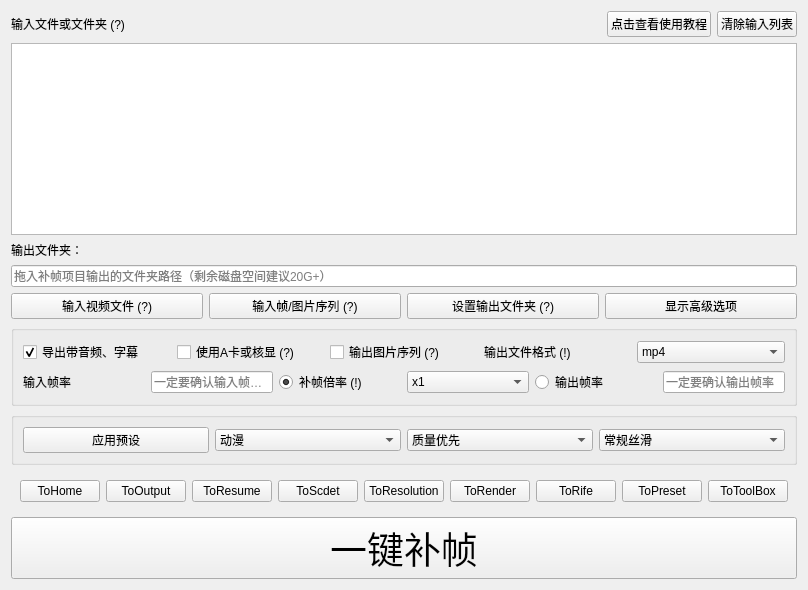
             <widget class="QWidget" name="InputArea" native="true">
              <layout class="QGridLayout" name="gridLayout">
               <item row="3" column="0">
                <widget class="QLabel" name="OutputLabel">
                 <property name="sizePolicy">
                  <sizepolicy hsizetype="Preferred" vsizetype="Fixed">
                   <horstretch>0</horstretch>
                   <verstretch>0</verstretch>
                  </sizepolicy>
                 </property>
                 <property name="text">
                  <string>输出文件夹：</string>
                 </property>
                </widget>
               </item>
               <item row="12" column="0">
                <widget class="QPushButton" name="AllInOne">
                 <property name="sizePolicy">
                  <sizepolicy hsizetype="Minimum" vsizetype="Fixed">
                   <horstretch>0</horstretch>
                   <verstretch>0</verstretch>
                  </sizepolicy>
                 </property>
                 <property name="font">
                  <font>
                   <family>Abril Fatface</family>
                   <pointsize>28</pointsize>
                  </font>
                 </property>
                 <property name="text">
                  <string>一键补帧</string>
                 </property>
                </widget>
               </item>
               <item row="9" column="0">
                <widget class="QGroupBox" name="groupBox">
                 <property name="title">
                  <string/>
                 </property>
                 <layout class="QGridLayout" name="gridLayout_14">
                  <item row="0" column="0">
                   <layout class="QGridLayout" name="gridLayout_9">
                    <item row="1" column="1">
                     <widget class="QCheckBox" name="UseNCNNButton">
                      <property name="sizePolicy">
                       <sizepolicy hsizetype="Preferred" vsizetype="Fixed">
                        <horstretch>0</horstretch>
                        <verstretch>0</verstretch>
                       </sizepolicy>
                      </property>
                      <property name="toolTip">
                       <string>&lt;html&gt;&lt;head/&gt;&lt;body&gt;&lt;p&gt;强制使用检测到的A卡或核显进行补帧任务&lt;/p&gt;&lt;/body&gt;&lt;/html&gt;</string>
                      </property>
                      <property name="text">
                       <string>使用A卡或核显 (?)</string>
                      </property>
                     </widget>
                    </item>
                    <item row="1" column="3">
                     <widget class="QLabel" name="label_12">
                      <property name="sizePolicy">
                       <sizepolicy hsizetype="Preferred" vsizetype="Fixed">
                        <horstretch>0</horstretch>
                        <verstretch>0</verstretch>
                       </sizepolicy>
                      </property>
                      <property name="toolTip">
                       <string>&lt;html&gt;&lt;head/&gt;&lt;body&gt;&lt;p&gt;&lt;span style=&quot; font-weight:600;&quot;&gt;如果音频合并出现问题，请尝试更换输出文件格式&lt;/span&gt;&lt;/p&gt;&lt;p&gt;&lt;span style=&quot; font-weight:600;&quot;&gt;mov&lt;/span&gt;兼容大多数音视频轨，但对字幕轨兼容不太好；&lt;/p&gt;&lt;p&gt;&lt;span style=&quot; font-weight:600;&quot;&gt;mkv&lt;/span&gt;兼容大多数字幕轨，但不支持pcm音频输出（这种情况请改为mov）&lt;/p&gt;&lt;p&gt;&lt;span style=&quot; font-weight:600;&quot;&gt;mp4&lt;/span&gt;支持流式传输，不支持truehd、dts等特种音频格式包装&lt;/p&gt;&lt;p&gt;&lt;span style=&quot; font-weight:600;&quot;&gt;请尽量使用输入的文件格式&lt;/span&gt;&lt;/p&gt;&lt;/body&gt;&lt;/html&gt;</string>
                      </property>
                      <property name="text">
                       <string>输出文件格式 (!)</string>
                      </property>
                      <property name="alignment">
                       <set>Qt::AlignLeading|Qt::AlignLeft|Qt::AlignVCenter</set>
                      </property>
                     </widget>
                    </item>
                    <item row="1" column="0">
                     <widget class="QCheckBox" name="SaveAudioChecker">
                      <property name="sizePolicy">
                       <sizepolicy hsizetype="Preferred" vsizetype="Fixed">
                        <horstretch>0</horstretch>
                        <verstretch>0</verstretch>
                       </sizepolicy>
                      </property>
                      <property name="text">
                       <string>导出带音频、字幕</string>
                      </property>
                      <property name="checked">
                       <bool>true</bool>
                      </property>
                     </widget>
                    </item>
                    <item row="1" column="2">
                     <widget class="QCheckBox" name="ImgOutputChecker">
                      <property name="sizePolicy">
                       <sizepolicy hsizetype="Preferred" vsizetype="Fixed">
                        <horstretch>0</horstretch>
                        <verstretch>0</verstretch>
                       </sizepolicy>
                      </property>
                      <property name="toolTip">
                       <string>&lt;html&gt;&lt;head/&gt;&lt;body&gt;&lt;p&gt;输出图片序列，输出格式支持png、tiff等&lt;/p&gt;&lt;p&gt;&lt;span style=&quot; font-weight:600;&quot;&gt;命名格式:0&amp;gt;8d,如 00000008.png&lt;/span&gt;&lt;/p&gt;&lt;/body&gt;&lt;/html&gt;</string>
                      </property>
                      <property name="text">
                       <string>输出图片序列 (?)</string>
                      </property>
                     </widget>
                    </item>
                    <item row="5" column="2">
                     <layout class="QHBoxLayout" name="horizontalLayout_6">
                      <property name="sizeConstraint">
                       <enum>QLayout::SetMaximumSize</enum>
                      </property>
                     </layout>
                    </item>
                    <item row="1" column="4">
                     <widget class="MyComboBox" name="ExtSelector">
                      <property name="sizePolicy">
                       <sizepolicy hsizetype="Preferred" vsizetype="Fixed">
                        <horstretch>0</horstretch>
                        <verstretch>0</verstretch>
                       </sizepolicy>
                      </property>
                      <property name="toolTip">
                       <string>&lt;html&gt;&lt;head/&gt;&lt;body&gt;&lt;p&gt;如果音频合并出现问题，请尝试更换输出文件格式&lt;/p&gt;&lt;p&gt;&lt;span style=&quot; font-weight:600;&quot;&gt;mov&lt;/span&gt;兼容大多数音视频轨，但对字幕轨兼容不太好；&lt;/p&gt;&lt;p&gt;&lt;span style=&quot; font-weight:600;&quot;&gt;mkv&lt;/span&gt;兼容大多数字幕轨，但不支持pcm音频输出&lt;span style=&quot; font-weight:600;&quot;&gt;（这种情况请改为mov）&lt;/span&gt;&lt;/p&gt;&lt;p&gt;&lt;span style=&quot; font-weight:600;&quot;&gt;mp4&lt;/span&gt;支持流式传输，不支持truehd、dts等特种音频格式包装&lt;/p&gt;&lt;/body&gt;&lt;/html&gt;</string>
                      </property>
                      <item>
                       <property name="text">
                        <string>mp4</string>
                       </property>
                      </item>
                      <item>
                       <property name="text">
                        <string>mkv</string>
                       </property>
                      </item>
                      <item>
                       <property name="text">
                        <string>mov</string>
                       </property>
                      </item>
                     </widget>
                    </item>
                   </layout>
                  </item>
                  <item row="1" column="0">
                   <layout class="QHBoxLayout" name="horizontalLayout">
                    <item>
                     <widget class="QLabel" name="InputFPSReminder">
                      <property name="sizePolicy">
                       <sizepolicy hsizetype="Preferred" vsizetype="Fixed">
                        <horstretch>0</horstretch>
                        <verstretch>0</verstretch>
                       </sizepolicy>
                      </property>
                      <property name="text">
                       <string>输入帧率</string>
                      </property>
                      <property name="alignment">
                       <set>Qt::AlignLeading|Qt::AlignLeft|Qt::AlignVCenter</set>
                      </property>
                     </widget>
                    </item>
                    <item>
                     <widget class="MyLineWidget" name="InputFPS">
                      <property name="sizePolicy">
                       <sizepolicy hsizetype="Preferred" vsizetype="Fixed">
                        <horstretch>0</horstretch>
                        <verstretch>0</verstretch>
                       </sizepolicy>
                      </property>
                      <property name="dragEnabled">
                       <bool>true</bool>
                      </property>
                      <property name="placeholderText">
                       <string>一定要确认输入帧率！</string>
                      </property>
                     </widget>
                    </item>
                    <item>
                     <widget class="QRadioButton" name="InterpExpReminder">
                      <property name="toolTip">
                       <string>&lt;html&gt;&lt;head/&gt;&lt;body&gt;&lt;p&gt;1. 输入为视频，输出为视频或图片序列：实际输出帧率以&lt;span style=&quot; font-weight:600;&quot;&gt;输出帧率&lt;/span&gt;为准，与补帧倍率无关：&lt;/p&gt;&lt;p&gt;一个长度为1s的24fps输入视频在补帧倍率为x2，输出帧率为60的情况下，会输出&lt;span style=&quot; font-weight:600;&quot;&gt;60fps的视频或者60张图片&lt;/span&gt;；&lt;/p&gt;&lt;p&gt;&lt;br/&gt;&lt;/p&gt;&lt;p&gt;2. 输入为图片序列，输出为视频：每张输入图片会&lt;span style=&quot; font-weight:600;&quot;&gt;按照补帧倍率重复N次&lt;/span&gt;，再输入到软件进行补帧，并被压制为&lt;span style=&quot; font-weight:600;&quot;&gt;输出帧率&lt;/span&gt;：&lt;/p&gt;&lt;p&gt;一个24fps，有24张图片的图片序列在补帧倍率为x2，输出帧率为60的情况下，会输出60fps的视频，且&lt;span style=&quot; font-weight:600;&quot;&gt;大于48fps的部分为重复帧&lt;/span&gt;；&lt;/p&gt;&lt;p&gt;&lt;br/&gt;&lt;/p&gt;&lt;p&gt;3. 输入为图片序列，输出为图片序列：每张输入图片会&lt;span style=&quot; font-weight:600;&quot;&gt;按照补帧倍率重复N次&lt;/span&gt;，并按照补帧倍率输出：&lt;/p&gt;&lt;p&gt;一个24fps，有24张图片的图片序列在补帧倍率为x2，输出帧率为60的情况下，会&lt;span style=&quot; font-weight:600;&quot;&gt;输出48张图片&lt;/span&gt;&lt;/p&gt;&lt;/body&gt;&lt;/html&gt;</string>
                      </property>
                      <property name="text">
                       <string>补帧倍率 (!)</string>
                      </property>
                      <property name="checked">
                       <bool>true</bool>
                      </property>
                     </widget>
                    </item>
                    <item>
                     <widget class="MyComboBox" name="ExpSelecter">
                      <property name="sizePolicy">
                       <sizepolicy hsizetype="Preferred" vsizetype="Fixed">
                        <horstretch>0</horstretch>
                        <verstretch>0</verstretch>
                       </sizepolicy>
                      </property>
                      <property name="toolTip">
                       <string>&lt;html&gt;&lt;head/&gt;&lt;body&gt;&lt;p&gt;在输出图片序列时，将按照此处设置的补帧倍率对图片序列补帧并输出&lt;/p&gt;&lt;p&gt;输入为图片序列且输出为视频时，软件将按照补帧倍率倍帧后进行补帧，并按照右侧的输出帧率输出视频&lt;/p&gt;&lt;/body&gt;&lt;/html&gt;</string>
                      </property>
                      <item>
                       <property name="text">
                        <string>x1</string>
                       </property>
                      </item>
                      <item>
                       <property name="text">
                        <string>x2</string>
                       </property>
                      </item>
                      <item>
                       <property name="text">
                        <string>x4</string>
                       </property>
                      </item>
                      <item>
                       <property name="text">
                        <string>x8</string>
                       </property>
                      </item>
                      <item>
                       <property name="text">
                        <string>x16</string>
                       </property>
                      </item>
                      <item>
                       <property name="text">
                        <string>x32</string>
                       </property>
                      </item>
                      <item>
                       <property name="text">
                        <string>x64</string>
                       </property>
                      </item>
                     </widget>
                    </item>
                    <item>
                     <widget class="QRadioButton" name="OutputFPSReminder">
                      <property name="text">
                       <string>输出帧率</string>
                      </property>
                      <property name="checked">
                       <bool>false</bool>
                      </property>
                     </widget>
                    </item>
                    <item>
                     <widget class="MyLineWidget" name="OutputFPS">
                      <property name="enabled">
                       <bool>true</bool>
                      </property>
                      <property name="sizePolicy">
                       <sizepolicy hsizetype="Minimum" vsizetype="Fixed">
                        <horstretch>0</horstretch>
                        <verstretch>0</verstretch>
                       </sizepolicy>
                      </property>
                      <property name="dragEnabled">
                       <bool>true</bool>
                      </property>
                      <property name="placeholderText">
                       <string>一定要确认输出帧率</string>
                      </property>
                     </widget>
                    </item>
                   </layout>
                  </item>
                 </layout>
                </widget>
               </item>
               <item row="8" column="0">
                <layout class="QHBoxLayout" name="horizontalLayout_12">
                 <item>
                  <widget class="QPushButton" name="InputButton">
                   <property name="sizePolicy">
                    <sizepolicy hsizetype="Minimum" vsizetype="Fixed">
                     <horstretch>0</horstretch>
                     <verstretch>0</verstretch>
                    </sizepolicy>
                   </property>
                   <property name="toolTip">
                    <string>&lt;html&gt;&lt;head/&gt;&lt;body&gt;&lt;p&gt;（支持批处理）&lt;/p&gt;&lt;/body&gt;&lt;/html&gt;</string>
                   </property>
                   <property name="text">
                    <string>输入视频文件 (?)</string>
                   </property>
                  </widget>
                 </item>
                 <item>
                  <widget class="QPushButton" name="InputDirButton">
                   <property name="sizePolicy">
                    <sizepolicy hsizetype="Minimum" vsizetype="Fixed">
                     <horstretch>0</horstretch>
                     <verstretch>0</verstretch>
                    </sizepolicy>
                   </property>
                   <property name="toolTip">
                    <string>&lt;html&gt;&lt;head/&gt;&lt;body&gt;&lt;p&gt;&lt;span style=&quot; font-weight:600;&quot;&gt;不支持交错或带有透明通道的图片&lt;/span&gt;&lt;/p&gt;&lt;p&gt;如要求输入有序，文件命名&lt;span style=&quot; font-weight:600;&quot;&gt;应等长&lt;/span&gt;，如&lt;br/&gt;input_0001.png, input_0002.png, ...&lt;/p&gt;&lt;p&gt;以下输入不保证输入有序：&lt;/p&gt;&lt;p&gt;1.png, 2.png, ..., 10.png, 11.png&lt;/p&gt;&lt;p&gt;应改为：&lt;/p&gt;&lt;p&gt;01.png, 02.png, ..., 10.png&lt;/p&gt;&lt;/body&gt;&lt;/html&gt;</string>
                   </property>
                   <property name="text">
                    <string>输入帧/图片序列 (?)</string>
                   </property>
                  </widget>
                 </item>
                 <item>
                  <widget class="QPushButton" name="OutputButton">
                   <property name="sizePolicy">
                    <sizepolicy hsizetype="Minimum" vsizetype="Fixed">
                     <horstretch>0</horstretch>
                     <verstretch>0</verstretch>
                    </sizepolicy>
                   </property>
                   <property name="toolTip">
                    <string>&lt;html&gt;&lt;head/&gt;&lt;body&gt;&lt;p&gt;当输出为图片序列，最终输出位置为指定输出文件夹&lt;span style=&quot; font-weight:600;&quot;&gt;内&lt;/span&gt;一个带有&lt;span style=&quot; font-weight:600;&quot;&gt;输入文件夹名称&lt;/span&gt;的子文件夹&lt;/p&gt;&lt;/body&gt;&lt;/html&gt;</string>
                   </property>
                   <property name="text">
                    <string>设置输出文件夹 (?)</string>
                   </property>
                  </widget>
                 </item>
                 <item>
                  <widget class="QPushButton" name="ShowAdvance">
                   <property name="text">
                    <string>显示高级选项</string>
                   </property>
                  </widget>
                 </item>
                </layout>
               </item>
               <item row="2" column="0">
                <widget class="MyListWidget" name="InputFileName">
                 <property name="sizePolicy">
                  <sizepolicy hsizetype="Preferred" vsizetype="Expanding">
                   <horstretch>0</horstretch>
                   <verstretch>0</verstretch>
                  </sizepolicy>
                 </property>
                 <property name="toolTip">
                  <string>&lt;html&gt;&lt;head/&gt;&lt;body&gt;&lt;p&gt;&lt;span style=&quot; font-weight:600;&quot;&gt;“-”&lt;/span&gt;号为删除当前任务条目（Remove）&lt;/p&gt;&lt;p&gt;&lt;span style=&quot; font-weight:600;&quot;&gt;“+”&lt;/span&gt;号为以当前任务条目为基础复制生成相同任务（Duplicate）&lt;/p&gt;&lt;/body&gt;&lt;/html&gt;</string>
                 </property>
                 <property name="midLineWidth">
                  <number>-6</number>
                 </property>
                 <property name="sizeAdjustPolicy">
                  <enum>QAbstractScrollArea::AdjustIgnored</enum>
                 </property>
                 <property name="tabKeyNavigation">
                  <bool>true</bool>
                 </property>
                 <property name="dragEnabled">
                  <bool>true</bool>
                 </property>
                 <property name="dragDropOverwriteMode">
                  <bool>true</bool>
                 </property>
                 <property name="dragDropMode">
                  <enum>QAbstractItemView::DragDrop</enum>
                 </property>
                 <property name="alternatingRowColors">
                  <bool>false</bool>
                 </property>
                 <property name="viewMode">
                  <enum>QListView::ListMode</enum>
                 </property>
                </widget>
               </item>
               <item row="4" column="0">
                <widget class="MyLineWidget" name="OutputFolder">
                 <property name="sizePolicy">
                  <sizepolicy hsizetype="Expanding" vsizetype="Fixed">
                   <horstretch>0</horstretch>
                   <verstretch>0</verstretch>
                  </sizepolicy>
                 </property>
                 <property name="dragEnabled">
                  <bool>true</bool>
                 </property>
                 <property name="placeholderText">
                  <string>拖入补帧项目输出的文件夹路径（剩余磁盘空间建议20G+）</string>
                 </property>
                </widget>
               </item>
               <item row="0" column="0">
                <layout class="QHBoxLayout" name="horizontalLayout_7">
                 <item>
                  <widget class="QLabel" name="InputLabel">
                   <property name="sizePolicy">
                    <sizepolicy hsizetype="Expanding" vsizetype="Fixed">
                     <horstretch>0</horstretch>
                     <verstretch>0</verstretch>
                    </sizepolicy>
                   </property>
                   <property name="toolTip">
                    <string>&lt;html&gt;&lt;head/&gt;&lt;body&gt;&lt;p&gt;条目勾亮说明设置已保存&lt;/p&gt;&lt;p&gt;点击条目以保存设置&lt;span style=&quot; font-weight:600;&quot;&gt;（无需点勾）&lt;/span&gt;&lt;/p&gt;&lt;p&gt;&lt;span style=&quot; font-weight:600;&quot;&gt;内测/专业版支持任务队列&lt;/span&gt;&lt;/p&gt;&lt;/body&gt;&lt;/html&gt;</string>
                   </property>
                   <property name="text">
                    <string>输入文件或文件夹 (?)</string>
                   </property>
                  </widget>
                 </item>
                 <item>
                  <widget class="QPushButton" name="tutorialLinkButton">
                   <property name="text">
                    <string>点击查看使用教程</string>
                   </property>
                  </widget>
                 </item>
                 <item>
                  <widget class="QPushButton" name="ClearInputButton">
                   <property name="text">
                    <string>清除输入列表</string>
                   </property>
                  </widget>
                 </item>
                </layout>
               </item>
               <item row="10" column="0">
                <widget class="QGroupBox" name="SettingsPresetGroup">
                 <property name="title">
                  <string/>
                 </property>
                 <layout class="QGridLayout" name="gridLayout_35">
                  <item row="0" column="3">
                   <widget class="MyComboBox" name="SettingsPresetsFluency">
                    <item>
                     <property name="text">
                      <string>常规丝滑</string>
                     </property>
                    </item>
                    <item>
                     <property name="text">
                      <string>加强丝滑</string>
                     </property>
                    </item>
                    <item>
                     <property name="text">
                      <string>极致丝滑</string>
                     </property>
                    </item>
                   </widget>
                  </item>
                  <item row="0" column="0">
                   <widget class="QPushButton" name="SettingsPresetsApplyButton">
                    <property name="text">
                     <string>应用预设</string>
                    </property>
                   </widget>
                  </item>
                  <item row="0" column="1">
                   <widget class="MyComboBox" name="SettingsPresetsInputs">
                    <item>
                     <property name="text">
                      <string>动漫</string>
                     </property>
                    </item>
                    <item>
                     <property name="text">
                      <string>真人</string>
                     </property>
                    </item>
                   </widget>
                  </item>
                  <item row="0" column="2">
                   <widget class="MyComboBox" name="SettingsPresetsSQ">
                    <item>
                     <property name="text">
                      <string>质量优先</string>
                     </property>
                    </item>
                    <item>
                     <property name="text">
                      <string>常规质量</string>
                     </property>
                    </item>
                    <item>
                     <property name="text">
                      <string>速度优先</string>
                     </property>
                    </item>
                    <item>
                     <property name="text">
                      <string>极致速度</string>
                     </property>
                    </item>
                   </widget>
                  </item>
                 </layout>
                </widget>
               </item>
               <item row="11" column="0">
                <widget class="QWidget" name="ShortCutGroup" native="true">
                 <layout class="QGridLayout" name="ShortCutLayout">
                  <item row="0" column="7">
                   <widget class="QPushButton" name="presetActionButton">
                    <property name="text">
                     <string>ToPreset</string>
                    </property>
                    <property name="shortcut">
                     <string>Ctrl+8</string>
                    </property>
                   </widget>
                  </item>
                  <item row="0" column="4">
                   <widget class="QPushButton" name="resolutionActionButton">
                    <property name="text">
                     <string>ToResolution</string>
                    </property>
                    <property name="shortcut">
                     <string>Ctrl+5</string>
                    </property>
                   </widget>
                  </item>
                  <item row="0" column="0">
                   <widget class="QPushButton" name="homeActionButton">
                    <property name="toolTip">
                     <string>&lt;html&gt;&lt;head/&gt;&lt;body&gt;&lt;p&gt;&lt;span style=&quot; font-size:12pt; color:#000000;&quot;&gt;本软件 &lt;/span&gt;&lt;span style=&quot; font-size:12pt; font-style:italic; color:#000000;&quot;&gt;Squirrel Video Frame Interpolation&lt;/span&gt;&lt;/p&gt;&lt;p&gt;&lt;span style=&quot; color:#000000;&quot;&gt;是基于&lt;/span&gt;&lt;span style=&quot; font-weight:600; color:#000000;&quot;&gt;RIFE: Real-Time Intermediate Flow Estimation for Video Frame Interpolation&lt;/span&gt;&lt;span style=&quot; color:#000000;&quot;&gt; AI补帧算法的可视化图形界面集成.&lt;/span&gt;&lt;/p&gt;&lt;p&gt;&lt;span style=&quot; font-weight:600; color:#000000;&quot;&gt;RIFE算法作者&lt;/span&gt;&lt;span style=&quot; color:#000000;&quot;&gt; Zhewei Huang, Tianyuan Zhang, Wen Heng, Boxin Shi, Shuchang Zhou &lt;/span&gt;&lt;/p&gt;&lt;p&gt;&lt;span style=&quot; color:#000000;&quot;&gt;https://github.com/hzwer/arXiv2020-RIFE&lt;/span&gt;&lt;/p&gt;&lt;p&gt;&lt;span style=&quot; font-weight:600; color:#000000;&quot;&gt;SVFI作者&lt;/span&gt;&lt;span style=&quot; color:#000000;&quot;&gt; YiWeiHuang-stack, Justin62628, 穆氏, Misaka, NULL204, ABlyh-LEO&lt;/span&gt;&lt;/p&gt;&lt;p&gt;&lt;span style=&quot; color:#000000;&quot;&gt;https://github.com/Justin62628/Squirrel-RIFE&lt;/span&gt;&lt;/p&gt;&lt;p&gt;&lt;span style=&quot; font-weight:600; color:#000000;&quot;&gt;参考库：&lt;/span&gt;&lt;/p&gt;&lt;p&gt;&lt;span style=&quot; color:#000000;&quot;&gt;- NCNN Support: &lt;/span&gt;&lt;/p&gt;&lt;p&gt;&lt;span style=&quot; color:#000000;&quot;&gt;https://github.com/nihui/rife-ncnn-vulkan&lt;/span&gt;&lt;/p&gt;&lt;p&gt;&lt;br/&gt;&lt;/p&gt;&lt;p&gt;&lt;span style=&quot; color:#000000;&quot;&gt;- SWIG Wraps: &lt;/span&gt;&lt;/p&gt;&lt;p&gt;&lt;span style=&quot; color:#000000;&quot;&gt;https://github.com/orgs/media2x/repositories&lt;/span&gt;&lt;/p&gt;&lt;p&gt;&lt;br/&gt;&lt;/p&gt;&lt;p&gt;&lt;span style=&quot; color:#000000;&quot;&gt;- UI Design: &lt;/span&gt;&lt;/p&gt;&lt;p&gt;&lt;span style=&quot; color:#000000;&quot;&gt;https://github.com/shuoGG1239/QCandyUi&lt;/span&gt;&lt;/p&gt;&lt;p&gt;&lt;br/&gt;&lt;/p&gt;&lt;p&gt;&lt;span style=&quot; color:#000000;&quot;&gt;- Steamworks Interface: &lt;/span&gt;&lt;/p&gt;&lt;p&gt;&lt;span style=&quot; color:#000000;&quot;&gt;https://github.com/philippj/SteamworksPy&lt;/span&gt;&lt;/p&gt;&lt;p&gt;&lt;br/&gt;&lt;/p&gt;&lt;p&gt;&lt;span style=&quot; color:#000000;&quot;&gt;- Encode Supports: &lt;/span&gt;&lt;/p&gt;&lt;p&gt;&lt;span style=&quot; color:#000000;&quot;&gt;https://github.com/FFmpeg/FFmpeg&lt;/span&gt;&lt;/p&gt;&lt;p&gt;&lt;span style=&quot; color:#000000;&quot;&gt;https://github.com/rigaya/QSVEnc&lt;/span&gt;&lt;/p&gt;&lt;p&gt;&lt;span style=&quot; color:#000000;&quot;&gt;https://github.com/rigaya/NVEnc&lt;/span&gt;&lt;/p&gt;&lt;p&gt;&lt;span style=&quot; color:#000000;&quot;&gt;https://github.com/quietvoid/dovi_tool&lt;/span&gt;&lt;/p&gt;&lt;p&gt;&lt;span style=&quot; color:#000000;&quot;&gt;https://github.com/DolbyLaboratories/dlb_mp4base&lt;/span&gt;&lt;/p&gt;&lt;p&gt;&lt;span style=&quot; color:#000000;&quot;&gt;https://github.com/quietvoid/hdr10plus_parser&lt;/span&gt;&lt;/p&gt;&lt;p&gt;&lt;br/&gt;&lt;/p&gt;&lt;p&gt;&lt;span style=&quot; color:#000000;&quot;&gt;- Super Resolution Algorithm&lt;/span&gt;&lt;/p&gt;&lt;p&gt;&lt;span style=&quot; color:#000000;&quot;&gt;https://github.com/nagadomi/waifu2x&lt;/span&gt;&lt;/p&gt;&lt;p&gt;&lt;span style=&quot; color:#000000;&quot;&gt;https://github.com/jixiaozhong/RealSR&lt;/span&gt;&lt;/p&gt;&lt;p&gt;&lt;span style=&quot; color:#000000;&quot;&gt;https://github.com/xinntao/Real-ESRGAN&lt;/span&gt;&lt;/p&gt;&lt;/body&gt;&lt;/html&gt;</string>
                    </property>
                    <property name="text">
                     <string>ToHome</string>
                    </property>
                    <property name="shortcut">
                     <string>Ctrl+H</string>
                    </property>
                   </widget>
                  </item>
                  <item row="0" column="1">
                   <widget class="QPushButton" name="outputActionButton">
                    <property name="text">
                     <string>ToOutput</string>
                    </property>
                    <property name="shortcut">
                     <string>Ctrl+P</string>
                    </property>
                   </widget>
                  </item>
                  <item row="0" column="6">
                   <widget class="QPushButton" name="rifeActionButton">
                    <property name="text">
                     <string>ToRife</string>
                    </property>
                    <property name="shortcut">
                     <string>Ctrl+7</string>
                    </property>
                   </widget>
                  </item>
                  <item row="0" column="5">
                   <widget class="QPushButton" name="renderActionButton">
                    <property name="text">
                     <string>ToRender</string>
                    </property>
                    <property name="shortcut">
                     <string>Ctrl+6</string>
                    </property>
                   </widget>
                  </item>
                  <item row="0" column="2">
                   <widget class="QPushButton" name="resumeActionButton">
                    <property name="text">
                     <string>ToResume</string>
                    </property>
                    <property name="shortcut">
                     <string>Ctrl+3</string>
                    </property>
                   </widget>
                  </item>
                  <item row="0" column="3">
                   <widget class="QPushButton" name="scdetActionButton">
                    <property name="text">
                     <string>ToScdet</string>
                    </property>
                    <property name="shortcut">
                     <string>Ctrl+4</string>
                    </property>
                   </widget>
                  </item>
                  <item row="0" column="8">
                   <widget class="QPushButton" name="toolboxActionButton">
                    <property name="text">
                     <string>ToToolBox</string>
                    </property>
                    <property name="shortcut">
                     <string>Ctrl+9</string>
                    </property>
                   </widget>
                  </item>
                 </layout>
                </widget>
               </item>
              </layout>
             </widget>
